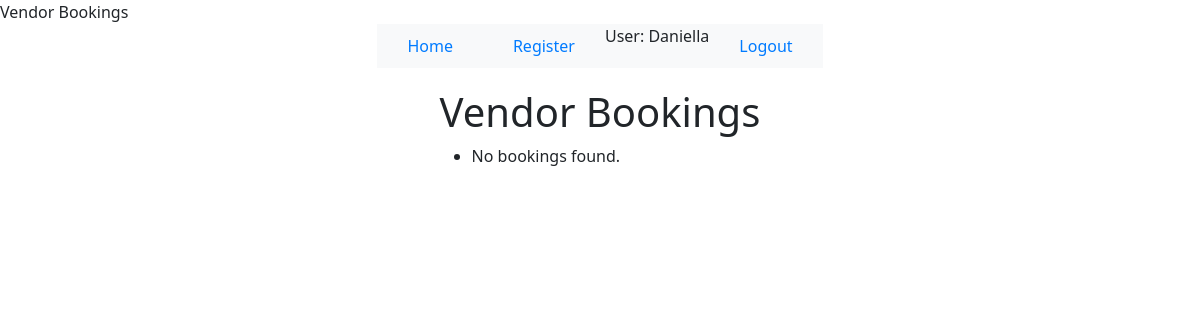
Before: /catalog/bookings/ (signed in) with the older database file.
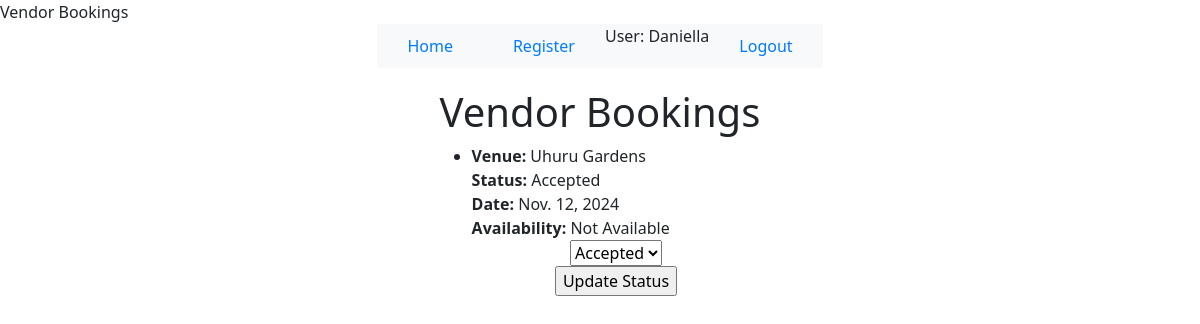
After: the same page with the newer database file.
### catalog/models.py (models this page shows, shortened)
class Booking(models.Model):
    STATUS_CHOICES = [
        ('P', 'Pending'),
        ('A', 'Accepted'),
        ('R', 'Rejected'),
    ]
    user = models.ForeignKey(settings.AUTH_USER_MODEL, on_delete=models.SET_NULL, null=True, blank=True)
    venue = models.ForeignKey(Venue, on_delete=models.CASCADE)
    booking_date = models.DateField()
    num_guests = models.PositiveIntegerField()
    contact_info = models.CharField(max_length=255)
    status = models.CharField(max_length=1, choices=STATUS_CHOICES, default='P')

class Venue(models.Model):
    AVAILABILITY_CHOICES = [
        ('A', 'Available'),
        ('N', 'Not Available'),
    ]
    venue_id = models.AutoField(primary_key=True)
    user_id = models.ForeignKey(settings.AUTH_USER_MODEL, on_delete=models.SET_NULL, null=True, blank=True)
    venue_name = models.CharField(max_length=255)
    address = models.CharField(max_length=255)
    capacity = models.PositiveIntegerField()
    availability_status = models.CharField(max_length=1, choices=AVAILABILITY_CHOICES, default='A')
    price = models.DecimalField(max_digits=10, decimal_places=2)
    email = models.EmailField()
    image = models.ImageField(upload_to='venue_images/', null=True, blank=True)

### catalog/views.py (the view)
# urls.py: path('bookings/', views.vendor_bookings, name='vendor_bookings'),
def vendor_bookings(request):
    vendor_bookings = Booking.objects.filter(venue__user_id=request.user)
    context = {
        'vendor_bookings': vendor_bookings,
    }
    return render(request, 'vendor_bookings.html', context)

### catalog/templates/vendor_bookings.html (shortened to what this page needs)
{% extends 'base_generic.html' %}
{% block content %}
  <h1>Vendor Bookings</h1>
  <ul>
    {% for booking in vendor_bookings %}
      <li>
        <strong>Venue:</strong> {{ booking.venue.venue_name }}<br>
        <strong>Status:</strong> {{ booking.get_status_display }}<br>
        <strong>Date:</strong> {{ booking.booking_date }}<br>
        <strong>Availability:</strong> {{ booking.venue.get_availability_status_display }}<br>
        <form action="{% url 'change_booking_status' booking_id=booking.pk %}" method="post">
          <select name="status">
            <option value="A" {% if booking.status == 'A' %} selected {% endif %}>Accepted</option>
          </select>
          <input type="submit" value="Update Status">
        </form>
      </li>
    {% empty %}
      <li>No bookings found.</li>
    {% endfor %}
  </ul>
{% endblock %}

Changed rows visible on the page:
added Booking: venue.venue_name "Uhuru Gardens", status "Accepted", booking_date "Nov. 12, 2024", venue.availability_status "Not Available"
Other visible differences:
text no longer shown: "No bookings found."
